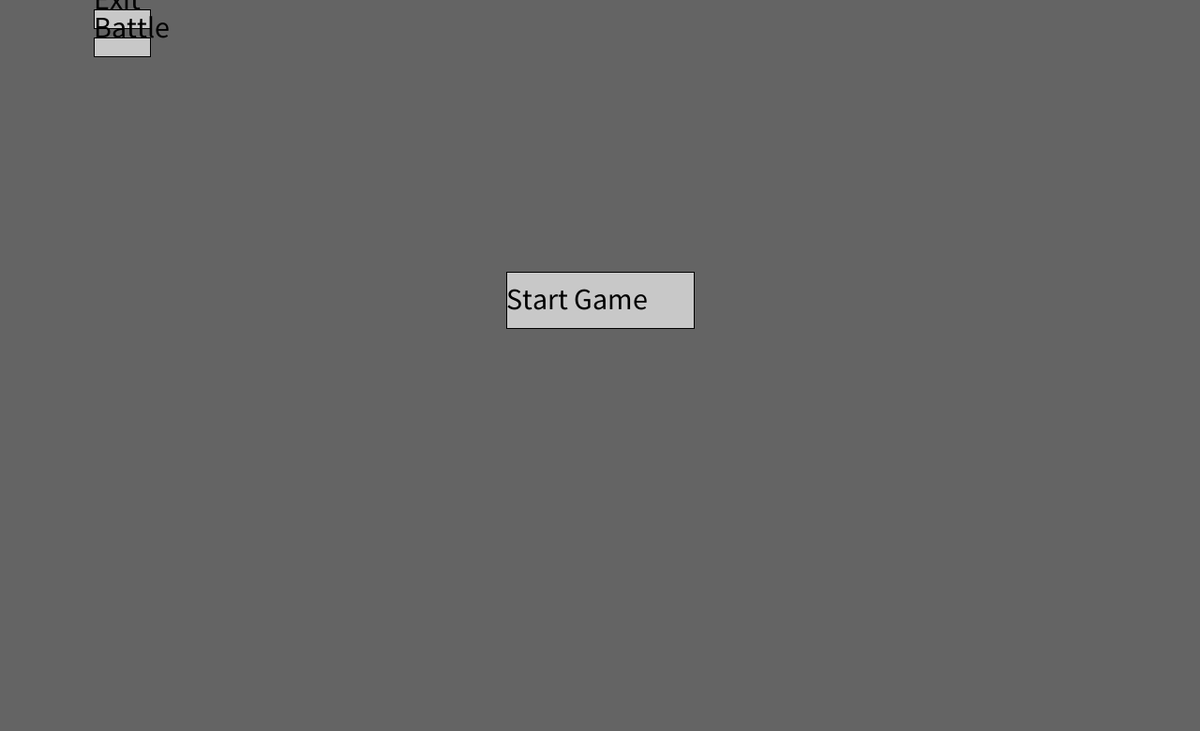
Frame 1 (no input)
Frame 60 (the mouse pressed at the canvas centre just before this capture): identical to frame 1, image omitted
Frame 120 (the mouse held since frame 60 and released just before this capture): identical to frame 1, image omitted

The Processing sketch that drew this single still picture (run headless with seeded random() and noise(); from frame 60 on, the mouse is pressed at the canvas centre):

// Processing sketch: NeedMoreGun
// ── NeedMoreGun.pde
//this project is poorly documented due to time constraints, unfortunately. pushMatrix and popMatrix are not applicable for relocating entities so a normal vector movement system was used.
//And lots of functionality is missing aswell
//wave combat doesnt work, but at least the shopping system functions


//ArrayList<Entity> allyScreenElements = new ArrayList<Entity>();

Star[] stars = new Star[90];
Screen currentScreen;
StartScreen startScreen;
BattleScreen battleScreen;
ShopScreen shopScreen;

void switchScreen(ScreenType scrType) {
  println("switching to ", scrType.name());
  if(currentScreen != null){
    currentScreen.hide();
  }
  
  switch(scrType) {
  case START:
    currentScreen = startScreen;
    break;
  case BATTLE:
    currentScreen = battleScreen;
    break;
  case SHOP:
    currentScreen = shopScreen;
    break;
  }
  currentScreen.show();
  println(currentScreen);
}

void setup() {
  //fullScreen();
  size(1280,780);

  startScreen = new StartScreen();
  battleScreen = new BattleScreen();
  shopScreen = new ShopScreen();
  switchScreen(ScreenType.START);
  for(int i=0; i<stars.length;i++){
   stars[i] = new Star();
}
}

void keyPressed() {
  currentScreen.keyPressed();
  //println(keyCode);
  //keys[keyCode]=true;
}

void keyReleased() {
  currentScreen.keyReleased();
  //keys[keyCode]=false;
}

void mouseClicked() {
  currentScreen.mouseClicked();
}

void mouseReleased() {
  currentScreen.mouseReleased();

  //for (Drawable element : shopScreenElements) {
  //  if (element instanceof Clickable) {
  //    Clickable c = (Clickable) element;
  //    if (c.mouseOver()) {
  //      c.click();
  //    }
  //  }
  //}

  //Enemy enemy = enemies.get(7);
  //if(enemy.isHit()){
  //  enemy.dropHealth(10);
  //  if (enemy.isDead()){
  //    enemies.remove(enemy)
  //  }
  //}
}

void draw() {
  currentScreen.draw();
  //background(150);
  //ellipse(150, 150, 50, 50);
  //startScreen();

  //battleScreen();
}

void someMethod() {
  //something
  System.out.println("something clicked");
}

// ── Classes.pde
enum ScreenType {
  START,
    SHOP,
    BATTLE
};

class Screen {
  ArrayList<Drawable> elements = new ArrayList<Drawable>();

  void show() {
    println("screen was shown");
  }

  void hide() {
    println("screen was hidden");
  }

  void keyPressed() {
    //nothing by default
  }
  void keyReleased() {
    //nothing by default
  }
  void mouseClicked() {
        for (Drawable element : this.elements) {
      if (element instanceof Clickable) {
        Clickable c = (Clickable) element;
        if (c.mouseOver()) {
          c.click();
        }
      }
    }
  }
  void mouseReleased() {

  }

  void draw() {
    for (Drawable element : this.elements) {
      element.draw();
    }
  }
}

enum Life {
  ALIVE, DEAD
};

interface Drawable {
  void draw();
}

interface Clickable extends Drawable {
  boolean mouseOver();
  void click();
}

class Button implements Clickable {
  int x, y, bWidth, bHeight;
  String message;
  color colour;
  int outlineColour = 0;
  int outlineWeight = 4;
  

  Button(int x, int y, int bWidth, int bHeight, String message, color colour) {
    this.x = x;
    this.y = y;
    this.bWidth = bWidth;
    this.bHeight = bHeight;
    this.message = message;
    this.colour = colour;
  }

  boolean mouseOver() {//checks if mouse is over button
    if (mouseX>=this.x  && mouseX<this.x + this.bWidth && mouseY>this.y && mouseY<this.y+this.bHeight) {
      this.colour = 150;
      return true;
    } else {
      return false;
    }
  }

  void click() {
    //does nothing - must override
  }

  void draw() {
    if(!mouseOver()){
      this.colour = 200;
    }
    fill(this.colour);
    rect(this.x, this.y, bWidth, bHeight);
    textSize(32);
    fill(textColor);
    text(this.message, this.x, this.y + this.bHeight - 20);

  }
}

// ── Counters.pde
int waves=1;
int money=50;
color textColor = 0;
//boolean startScreen, shopScreen, battleScreen;

// ── Parallax.pde


enum Layer {
  BACK,
    MID,
    FRONT
}
class Star implements Drawable {
  Layer layer;
  PVector location, velocity;
  int radius;
  color colour;
  float mod;
  int num;
  Star() {
    location = new PVector((int)random(0, width*1.5), (int)random(0, height*1.5));
    this.velocity = new PVector(0,0);
    num = (int)random(1, 4);
    switch(this.num) {
    case 1:
      this.layer = Layer.BACK;
      this.colour = #AA9D39;
      this.mod = -.4;
      this.radius = 4;
      break;
    case 2:
      this.layer = Layer.MID;
      this.colour = #F2E367;
      this.mod = -.6;
      this.radius = 8;
      break;
    case 3:
      this.layer = Layer.FRONT;
      this.colour = #FFF183;
      this.mod = -.8;
      this.radius = 12;
      break;
    }
  }
    void newPos() { //<>//
      if (battleScreen.myShip != null) {
        this.velocity.x = battleScreen.myShip.velocity.x * this.mod;
        this.velocity.y = battleScreen.myShip.velocity.y * this.mod;
        this.location.x += this.velocity.x;
        this.location.y += this.velocity.y;
      }
    }
  
  void drawStar(float x, float y) {
    for (int i=0; i<this.radius; i++) {
      line(x-this.radius+i, y, x, y-i);
      line(x-this.radius+i, y, x, y+i);
      line(x+this.radius-i, y, x, y-i);
      line(x+this.radius-i, y, x, y+i);
    }
  }

  void draw() {
    newPos();
    stroke(this.colour);
    drawStar(this.location.x, this.location.y);
    println(this.colour);
    println(this.layer);
    println(this.mod);
  }
}

void drawParallax() {
  for (int i=0; i<stars.length; i++) {
    Star star = stars[i];
    star.draw();
  }
}

// ── ScreenBattle.pde
class Ship implements Drawable {
  float eWidth, eHeight;
  PVector location = new PVector(0, 0);
  PVector velocity = new PVector(0, 0);
  int healthPoints;

  Ship(int eWidth, int eHeight) {
    this.eWidth = eWidth;
    this.eHeight = eHeight;
  }
  void genLocation() {
    //to be overwritten
  }
  void newPos() {
    //to be overwritten
  }
  void healthState() {
    //to be overwritten
  }
  void draw() {
    //to be overwritten
  }
}

class Enemy extends Ship {
  Component target;
  Enemy() {
    super(30, 30);
  }
  void genLocation() {//Generates Random location for spawn
    this.location = new PVector(0, 0);
    this.location.x = (int)random(0-eWidth, width+eWidth);
    if (this.location.x>width+eWidth || this.location.x<0-eWidth) {
      this.location.y = (int)random(0, height*75);
    } else {
      this.location.y = 0-this.eHeight;
    }
  }
  void healthState() {
    if (this.healthPoints<=0) {
      money+=5;
    }
  }
  void draw() {
    //if (this.status==Status.ACTIVE) {
    ellipse(this.location.x, this.location.y, this.eWidth, this.eHeight);
    //}
  }
  

  void findTarget(ShipDesign design) {
    this.target = design.components.get(0);
    for (Component component : design.components) {
      if (dist(this.location.x, this.location.y, component.location.x, component.location.y)<dist(this.location.x, this.location.y, target.location.x, target.location.y)) {
        this.target = component;
      }
    }
  }
}



class Ally extends Ship {
  boolean forward, backward, left, right;

  ShipDesign design;
  Ally() {
    super(20, 20);

    this.design = new ShipDesign();
  }

  void genLocation() {
    //to be overwritten
  }
  void healthState() {
    //to be overwritten
  }
  void newPos() {//checks for arrowkeys
    //puts cap on speed
    if (this.velocity.x>=4) {
      this.velocity.x = 4;
    }
    if (this.velocity.x<=-4) {
      this.velocity.x = -4;
    }
    if (this.velocity.y>=4) {
      this.velocity.y = 4;
    }
    if (this.velocity.y<=-4) {
      this.velocity.y = -4;
    }

    //adds speed
    if (((BattleScreen)battleScreen).keys[37]) {//left arrow
      this.velocity.add(-.2, 0);
    }
    if (((BattleScreen)battleScreen).keys[40]) {//up arrow
      this.velocity.add(0, .2);
    }

    if (((BattleScreen)battleScreen).keys[39]) {//right arrow
      this.velocity.add(.2, 0);
    }
    if (((BattleScreen)battleScreen).keys[38]) {//down arrow
      this.velocity.add(0, -.2);
    }
  }
  void wallColision(Component c) {//checks for colisions
    if (c.location.x >= width - c.cWidth/2) {//right wall check
      if (this.velocity.x>0) {
        this.velocity.x=0;
      }
    }
    if (c.location.x <= 0 + c.cWidth/2) {//left wall check
      if (this.velocity.x<0) {
        this.velocity.x=0;
      }
    }

    if (c.location.y >= height - c.cHeight/2) {//bottom wall check
      if (this.velocity.y>0) {
        this.velocity.y=0;
      }
    }
    if (c.location.y <= 0 + c.cHeight/2) {//top wall check
      if (this.velocity.y<0) {
        this.velocity.y=0;
      }
    }
  }
  void draw() {
    newPos();

    for (Drawable component : this.design.components) {
      if (component instanceof Component) {
        Component c = (Component) component;
        c.location.x += this.velocity.x;
        c.location.y += this.velocity.y;
        wallColision(c);
        c.draw();
        
      }
    }
    
    drawParallax();
  }
}

class BattleScreen extends Screen {
  boolean []keys = new boolean[222];//boolean array of keyboard keys
  int seconds, secondsSince, ramp;
  Ally myShip;
  ArrayList<Enemy> enemies = new ArrayList();

  BattleScreen() {

    myShip = new Ally();
    for (int i=0; i<10+waves*waves; ++i) {
      Enemy enemy = new Enemy();
      enemy.genLocation();
      enemies.add(enemy);
    }
  }

  void setShipDesign(ShipDesign design) {
    this.myShip.design = design;
  }

  void show() {
    println("battle is shown");
    seconds = millis()/1000;
    //can move ships here
  }

  void keyPressed() {
    keys[keyCode]=true;
  }
  void keyReleased() {
    keys[keyCode]=false;
  }
  void mouseClicked() {
  }
  void mouseReleased() {
  }
  //void waveBegin() {//determines amount of enemies per wave
  //  float secondsSince=millis()/1000;
  //  int totalEnemies = (int)random(5+waves, 10+waves);
  //  int enemiesPerSecond = totalEnemies/lengthWave;
  //}
  void generate() {//generates enemies
    secondsSince = millis()/1000 - seconds;
      if (secondsSince % 2 ==0) {
      ramp ++;
      for (int i=0; i<ramp; i++) {
        Enemy c = new Enemy();
        c.genLocation();
        this.enemies.add(c);
      }
    }
  }
  void draw() {
    //println("battle");
    background(0);
    super.draw();

    myShip.draw();

    for (Enemy enemy : enemies) {
      enemy.findTarget(battleScreen.myShip.design);
      enemy.draw();
    }
  }
}

// ── ScreenShop.pde
class ShopScreen extends Screen {
  ShipDesign currentDesign;
  Component buying;
  boolean bought, canBuy, attempting;

  ShopScreen() {
    currentDesign = battleScreen.myShip.design;
    this.elements.add(new shopButton(width/2, height-175, 150, 150, "Option 3", 200) );
    this.elements.add(new shopButton(width/2-200, height-175, 150, 150, "Option 2", 200) );
    this.elements.add(new shopButton(width/2-400, height-175, 150, 150, "Option 1", 200) );
    this.elements.add(new Button(width/2+200, height-175, 150, 150, "Ready", 200) {
      void click() {
        //println("ready");
        //battleScreen.setShipDesign(currentDesign);
        switchScreen(ScreenType.BATTLE);
      }
    }
    );
  }

  void show() {
    for (Drawable element : this.elements) {
      if (element instanceof shopButton) {
        shopButton c = (shopButton) element;
        c.populate();
      }
    }
  }
  void draw() {
    background(150);
    if (this.buying != null && this.attempting) {
      this.buying.location.x = mouseX;
      this.buying.location.y = mouseY;
      this.buying.draw();
    }
    fill(100);
    rect(0, height*.75, width, height/4);
    super.draw();
    text("wave " + waves, 0, 50);
    text("$" + money, 0, 100);

    for (Drawable component : this.currentDesign.components) {
      if (component instanceof Component) {
        Component c = (Component) component;
        c.draw();
      }
    }
  }

  void payForComponent() {
    if (this.buying != null) {
      money -= this.buying.price;
    }
  }

  
  void mouseReleased() {
    super.mouseReleased();
    if (this.buying != null) {
      if (money<this.buying.price) {
        canBuy = false;
      } else {
        canBuy = true;
      }
      if (this.canBuy && attempting) {
        this.buying.location.x = mouseX;
        this.buying.location.y = mouseY;
        println("bought component");
        payForComponent();
        currentDesign.addComponent(this.buying);
        bought = true;
        this.buying = null;
        this.attempting = false;
      }
    }
  }
}

class shopButton extends Button {
  Component forSale;
  boolean sold = false;
  shopButton(int x, int y, int bWidth, int bHeight, String message, color colour) {
    super(x, y, bWidth, bHeight, message, colour);
  }
  void populate() {
    int random = (int)random(0, 3.9);
    switch(random) {
    case 1:
      this.forSale = new ArmorPierce();
      println("populated with ArmorPierce");
      break;
    case 2:
      this.forSale = new Machinegun();
      println("populated with Machinegun");
      break;
    case 3:
      this.forSale = new Hull();
      println("populated with Hull");
      break;
    }
    if (this.forSale != null) {
      println(this.forSale);
      this.message = "$" + this.forSale.price;
    }
  }

  void click() {
    println("clicked");
    shopScreen.buying = this.forSale.clone();
    shopScreen.attempting = true;
    this.sold = true;
  }

  void draw() {
    super.draw();
    if (this.forSale == null) {
      populate();
    }
    if (this.forSale != null && this.forSale.location != null) {
      this.forSale.location.x = this.x + 50;
      this.forSale.location.y = this.y + 50;
      this.forSale.draw();
    }
    if (this.sold && shopScreen.bought) {
      populate();
      shopScreen.bought = false;
      this.sold = false;
    }
  }
}

class ShipDesign {
  ArrayList<Component> components = new ArrayList<Component>();
  ShipDesign() {
    this.components.add(new Cockpit());
    this.components.get(0).location.x = width/2-25;
    this.components.get(0).location.y = height/2-100;
  }
  //turrents, shields etc.
  void addComponent(Component c) {
    components.add(c);
  }
}

abstract class Component implements Drawable {
  int price;
  int cWidth, cHeight;
  PVector location;
  Enemy target;
  color colour;
  Component() {
    location = new PVector(0, 0);
    this.cWidth = 20;
    this.cHeight = 20;
    //this.location.x=x;
    //this.location.y=y;
  }
  void findTarget(BattleScreen battleScreen) {
    if (currentScreen==battleScreen) {
      this.target = battleScreen.enemies.get(0);
      for (Enemy enemy : battleScreen.enemies) {
        if (dist(this.location.x, this.location.y, enemy.location.x, enemy.location.y) < dist(this.location.x, this.location.y, this.target.location.x, this.target.location.y)) {
          this.target = enemy;
        }
      }
    }
  }
  void draw() {
  }

  Component copyTo(Component c) {
    c.price = this.price;
    c.cWidth =  this.cWidth;
    c.cHeight = this.cHeight;
    c.location = new PVector(0,0); //do not copy location
    c.target = null; //do not copy enemy
    c.colour = this.colour;
    return c;
  }

  abstract Component clone();
}

class Hull extends Component {

  Hull() {
    super();
    this.price = (int)random(5, 10)*waves/2;
    this.colour = #00C5FF;
  }
  void draw() {

    fill(this.colour);
    rect(this.location.x-cWidth/2, this.location.y-cHeight/2, cWidth, cHeight);
  }

  Component clone() {
    Hull cp = new Hull();
    this.copyTo(cp);
    return cp;
  }
}


class Machinegun extends Component {

  Machinegun() {
    super();
    this.price = (int)random(5, 10)*waves/2;
    this.colour = #FAE600;
  }
  void draw() {
    //print(" content drawn at ", this.location.x, this.location.y, this.cWidth, this.cHeight);
    fill(this.colour);
    rect(this.location.x-this.cWidth/2, this.location.y-this.cHeight/2, this.cWidth, this.cHeight);
  }

  Component clone() {
    Machinegun mg = new Machinegun();
    this.copyTo(mg);
    return mg;
  }
}


class ArmorPierce extends Component {

  ArmorPierce() {
    super();
    this.price = (int)random(5, 10)*waves/2;
    println(this.price);
    this.colour = #B200FA;
    
  }

  Component clone() {
    ArmorPierce ap = new ArmorPierce();
    this.copyTo(ap);
    return ap;
  }

  void draw() {

    fill(this.colour);
    rect(this.location.x-this.cWidth/2, this.location.y-this.cHeight/2, this.cWidth, this.cHeight);
  }
  
  void shoot(){
    
  }
}

class Cockpit extends Component {

  Cockpit() {
    super();
    this.colour = #FA0303;
  }
  void draw() {

    fill(this.colour);
    rect(this.location.x-this.cWidth/2, this.location.y-this.cHeight, this.cWidth, this.cHeight);
  }

  Component clone() {
    Cockpit cp = new Cockpit();
    this.copyTo(cp);
    return cp;
  }
}

// ── ScreenStart.pde
class StartScreen extends Screen {
  StartScreen() {
    this.elements.add(new Button(100, 10, 60, 20, "Exit", 200) {
      void click() {
        println("Exit");
        System.exit(0);
      }
    }
    );

    this.elements.add(new Button(100, 40, 60, 20, "Battle", 200) {
      void click() {
        //do something
        println("Battle");
        switchScreen(ScreenType.BATTLE);
      }
    }
    );

    this.elements.add(new Button(width/2 - 100, height/2-100, 200, 60, "Start Game", 200) {
      void click() {
        println("Shop");
        switchScreen(ScreenType.SHOP);
      }
    }
    );
  }

  void draw() {
    background(100);
    super.draw();
  }
}
